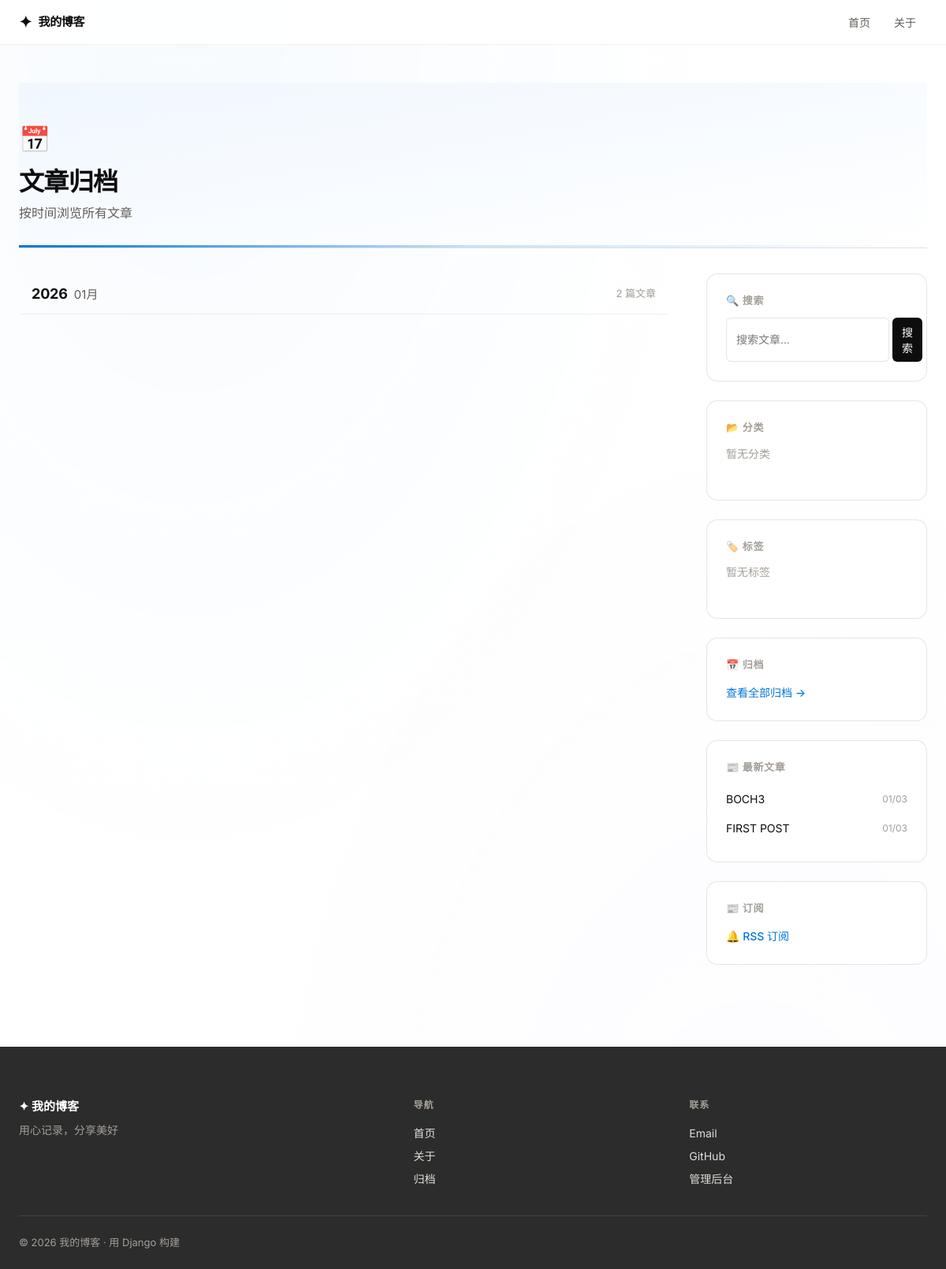
/archives/, run on an earlier commit of the app's database.
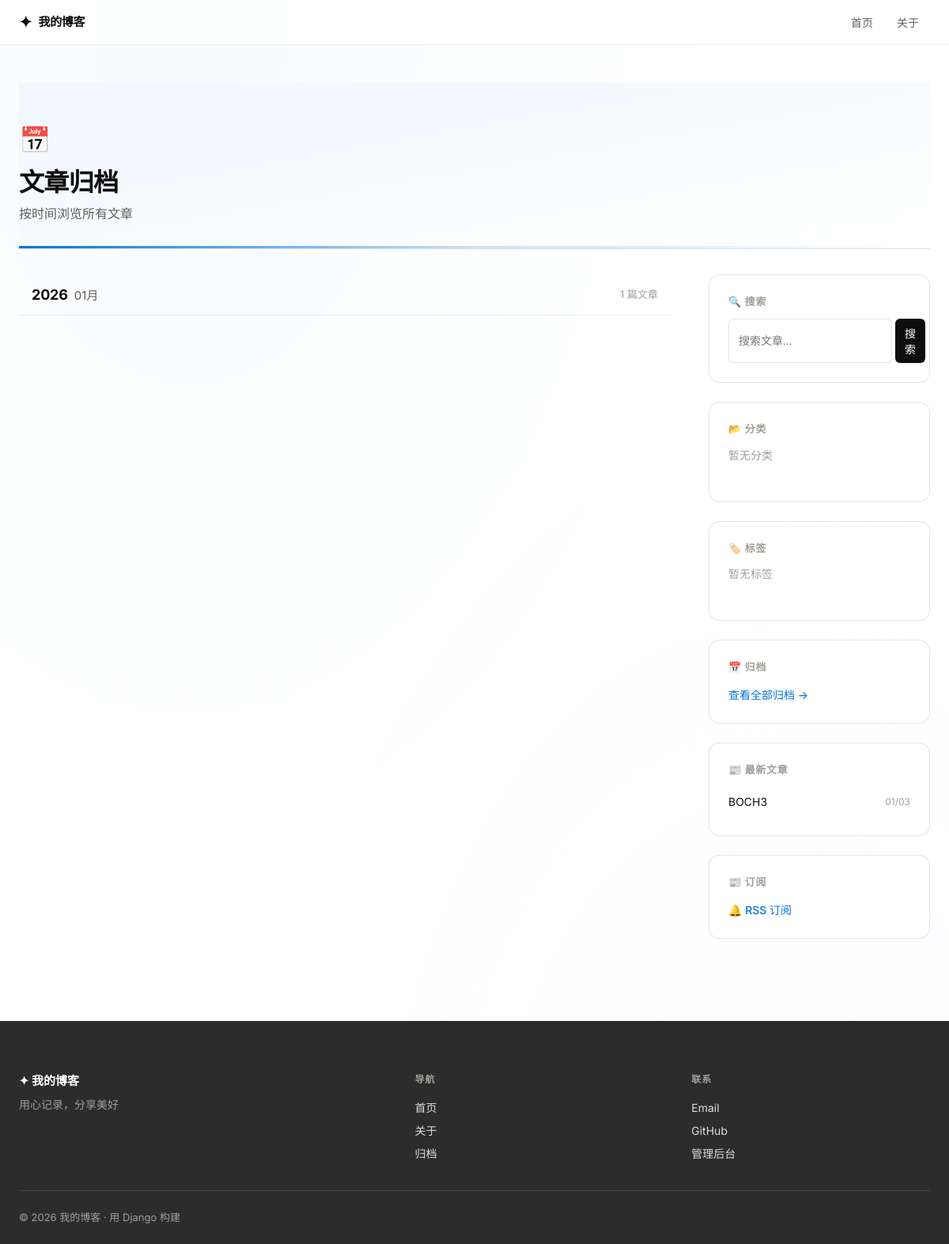
And on a later commit of the database.
### blog/models.py (models this page shows, shortened)
class Post(models.Model):
    title = models.CharField(max_length=200, verbose_name="标题")
    slug = models.SlugField(max_length=200, unique=True, blank=True, verbose_name="URL标识")
    excerpt = models.TextField(max_length=500, blank=True, verbose_name="文章摘要")
    content = models.TextField(verbose_name="正文内容")
    author = models.ForeignKey(
        User,
        on_delete=models.CASCADE,
        verbose_name="作者"
    )
    category = models.ForeignKey(
        Category,
        on_delete=models.SET_NULL,
        null=True,
        blank=True,
        related_name='posts',
        verbose_name="分类"
    )
    tags = models.ManyToManyField(
        Tag,
        blank=True,
        related_name='posts',
        verbose_name="标签"
    )
    created_at = models.DateTimeField(auto_now_add=True, verbose_name="创建时间")
    updated_at = models.DateTimeField(auto_now=True, verbose_name="更新时间")
    is_published = models.BooleanField(default=True, verbose_name="是否发布")
    views = models.PositiveIntegerField(default=0, verbose_name="浏览次数")
    cover_image = models.ImageField(
        upload_to='covers/%Y/%m/',
        blank=True,
        null=True,
        verbose_name="封面图片"
    )
    class Meta:
        verbose_name = "文章"
        verbose_name_plural = "文章"
        ordering = ['-created_at']

### blog/views.py (the view)
# urls.py: path('archives/', views.archives, name='archives'),
def archives(request):
    from django.db.models.functions import TruncMonth
    archive_dates = (
        Post.objects.filter(is_published=True)
        .annotate(month=TruncMonth('created_at'))
        .values('month')
        .annotate(count=Count('id'))
        .order_by('-month')
    )
    context = {
        'archive_dates': archive_dates,
    }
    return render(request, 'blog/archives.html', context)

### blog/context_processors.py (called while the page is built)
def sidebar_context(request):
    try:
        context = get_sidebar_context()
    except Exception:
        context = {
            "categories": [],
            "tags": [],
            "recent_posts": [],
        }
    context["q"] = request.GET.get("q", "").strip()
    return context

### blog/sidebar.py (called while the page is built)
def get_sidebar_context(*, exclude_post_id=None):
    categories = Category.objects.annotate(
        post_count=Count("posts", filter=Q(posts__is_published=True))
    )
    tags = Tag.objects.all()
    recent_posts_qs = Post.objects.filter(is_published=True)
    if exclude_post_id is not None:
        recent_posts_qs = recent_posts_qs.exclude(pk=exclude_post_id)
    recent_posts = recent_posts_qs[:5]
    return {
        "categories": categories,
        "tags": tags,
        "recent_posts": recent_posts,
    }

### templates/blog/archives.html (shortened to what this page needs)
{% extends 'base.html' %}
{% block content %}
<div class="page-header archive-header">
    <div class="page-header-content">
        <span class="page-header-icon">📅</span>
        <h1 class="page-header-title">文章归档</h1>
        <p class="page-header-desc">按时间浏览所有文章</p>
    </div>
</div>
<div class="content-wrapper">
    <section class="archive-section">
        {% if archive_dates %}
        <div class="archive-list">
            {% for item in archive_dates %}
            <a href="{% url 'blog:archive_month' item.month.year item.month.month %}" class="archive-item">
                <div class="archive-date">
                    <span class="archive-year">{{ item.month|date:"Y" }}</span>
                    <span class="archive-month">{{ item.month|date:"m" }}月</span>
                </div>
                <div class="archive-count">
                    {{ item.count }} 篇文章
                </div>
            </a>
            {% endfor %}
        </div>
        {% else %}
        <div class="empty-state">
            <p class="empty-icon">📅</p>
            <p class="empty-text">暂无归档</p>
        </div>
        {% endif %}
    </section>
    {% include 'blog/sidebar.html' %}
</div>
{% endblock %}

### templates/base.html (shortened to what this page needs)
{% load static %}
<!DOCTYPE html>
<html lang="zh-CN">
<head>
    <link rel="stylesheet" href="{% static 'css/style.css' %}">
</head>
<body>
    <nav class="navbar" id="navbar">
        <div class="nav-inner">
            <a href="{% url 'blog:post_list' %}" class="nav-brand">
                <span class="nav-logo">✦</span>
                <span class="nav-title">我的博客</span>
            </a>
            <div class="nav-links" id="navLinks">
                <a href="{% url 'blog:post_list' %}"
                    class="nav-link {% if request.resolver_match.url_name == 'post_list' and not category and not tag %}active{% endif %}">首页</a>
                <a href="{% url 'blog:about' %}"
                    class="nav-link {% if request.resolver_match.url_name == 'about' %}active{% endif %}">关于</a>
            </div>
        </div>
    </nav>
    <main class="main-content">
        {% block content %}{% endblock %}
    </main>
    <footer class="footer">
        <div class="footer-inner">
            <div class="footer-main">
                <div class="footer-brand">
                    <span class="footer-logo">✦ 我的博客</span>
                    <p class="footer-tagline">用心记录，分享美好</p>
                </div>
                <div class="footer-col">
                    <h4 class="footer-heading">导航</h4>
                    <a href="{% url 'blog:post_list' %}">首页</a>
                    <a href="{% url 'blog:about' %}">关于</a>
                    <a href="{% url 'blog:archives' %}">归档</a>
                </div>
                <div class="footer-col">
                    <h4 class="footer-heading">联系</h4>
                    <a href="mailto:a15626213440@gmail.com">Email</a>
                    <a href="https://github.com/fff-199" target="_blank" rel="noopener">GitHub</a>
                    <a href="/admin/">管理后台</a>
                </div>
            </div>
            <div class="footer-bottom">
                <p>&copy; 2026 我的博客 &middot; 用 Django 构建</p>
            </div>
        </div>
    </footer>
</body>
</html>

### templates/blog/sidebar.html
<aside class="sidebar">
    <div class="sidebar-widget search-widget">
        <h3 class="widget-title">🔍 搜索</h3>
        <form class="search-box" method="get" action="{% url 'blog:search' %}">
            <input type="text" name="q" value="{{ query|default:'' }}" placeholder="搜索文章..." class="search-input">
            <button type="submit" class="search-btn">搜索</button>
        </form>
    </div>
    <div class="sidebar-widget categories-widget">
        <h3 class="widget-title">📂 分类</h3>
        <ul class="category-list">
            {% for cat in categories %}
            <li>
                <a href="{% url 'blog:category_posts' cat.slug %}"
                    class="category-link {% if category.slug == cat.slug %}active{% endif %}">
                    <span class="category-name">{{ cat.name }}</span>
                    <span class="category-count">{{ cat.post_count }}</span>
                </a>
            </li>
            {% empty %}
            <li class="empty-hint">暂无分类</li>
            {% endfor %}
        </ul>
    </div>
    <div class="sidebar-widget tags-widget">
        <h3 class="widget-title">🏷️ 标签</h3>
        <div class="tag-cloud">
            {% for t in tags %}
            <a href="{% url 'blog:tag_posts' t.slug %}" class="tag-item {% if tag.slug == t.slug %}active{% endif %}">
                {{ t.name }}
            </a>
            {% empty %}
            <span class="empty-hint">暂无标签</span>
            {% endfor %}
        </div>
    </div>
    <div class="sidebar-widget archive-widget">
        <h3 class="widget-title">📅 归档</h3>
        <a href="{% url 'blog:archives' %}" class="archive-link">查看全部归档 →</a>
    </div>
    <div class="sidebar-widget recent-widget">
        <h3 class="widget-title">📰 最新文章</h3>
        <ul class="recent-posts">
            {% for p in recent_posts %}
            <li>
                <a href="{% url 'blog:post_detail' p.slug %}" class="recent-post-link">
                    <span class="recent-post-title">{{ p.title|truncatechars:25 }}</span>
                    <span class="recent-post-date">{{ p.created_at|date:"m/d" }}</span>
                </a>
            </li>
            {% empty %}
            <li class="empty-hint">暂无文章</li>
            {% endfor %}
        </ul>
    </div>
    <div class="sidebar-widget rss-widget">
        <h3 class="widget-title">📰 订阅</h3>
        <a href="{% url 'blog:feed' %}" class="rss-link" target="_blank">
            🔔 RSS 订阅
        </a>
    </div>
</aside>

What changed in the data, as far as the page shows it:
removed Post: title "FIRST POST", created_at "01/03"
Also different on the page:
new list line: "2026 01 月 1 篇文章"
list line gone: "2026 01 月 2 篇文章"
